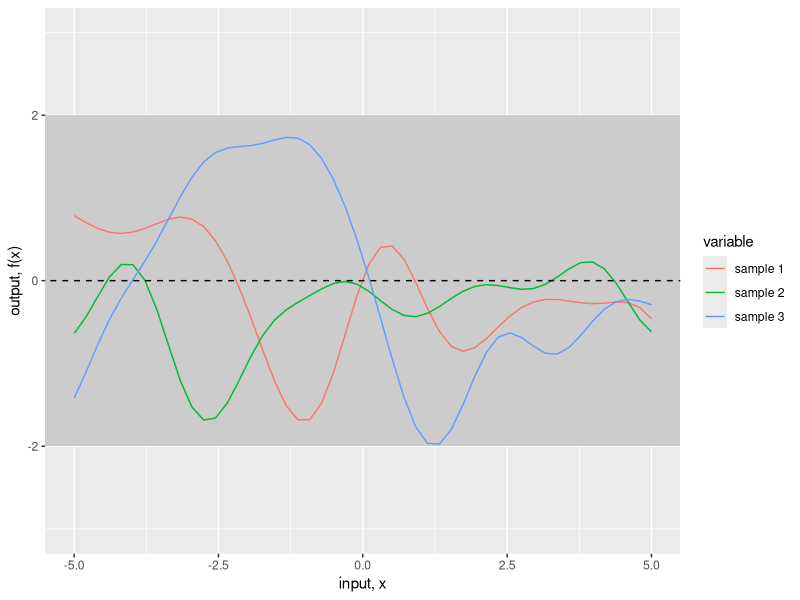
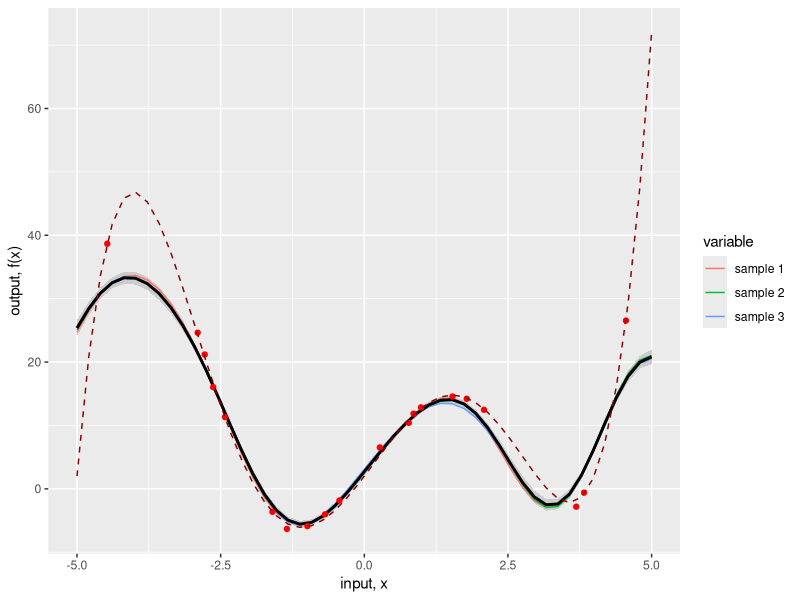

The R source for these figures, in order:
## ---- chunk 1
knitr::opts_chunk$set(echo = TRUE)
## ---- chunk 2
library(MASS)
library(reshape2)
library(tidyverse)
# Number of data points for plotting & Bandwidth squared of the RBF kernel
ntest <- 50
sigmasq <- 1.0
# Number of training points, standard deviation of additive noise
ntrain <- 20
sigma.n <- 0.5
# Define number of samples for prior gp mvn and posterior gp mvn to take
nprior_samples <- 3
npost_samples <- 3
# Set a seed in order to change the code
set.seed(12345)
## ---- chunk 3
squared_exponential <- function(x, c, sigmasq){
  return(exp(-0.5*sum((x - c)^2) / sigmasq))
}
kernel_matrix <- function(X, Xstar, sigmasq){
  # compute the kernel matrix
  K <- apply(
    X=Xstar,
    MARGIN=1, 
    FUN=function(xstar_row) apply(
      X=X, 
      MARGIN=1, 
      FUN=squared_exponential, 
      xstar_row,
      sigmasq
      )
    )
  return(K)
}
compute_sigmasq <- function(X){
  # Compute distance matrix expanding the norm. Return its median
  Xcross <- tcrossprod(X)
  Xnorms <- matrix(diag(Xcross), nrow(X), nrow(X), byrow=TRUE)
  return(median(Xnorms - 2*Xcross + t(Xnorms)))
}
regression_function <- function(x){
    val <- (x+5)*(x+2)*(x)*(x-4)*(x-3)/10 + 2
  return(val)
}
## ---- chunk 4
xtest <- matrix(seq(-5,5, len=ntest))
Kss <- kernel_matrix(xtest, xtest, sigmasq=sigmasq)
## ---- chunk 5
dat <- data.frame(x=xtest, t(mvrnorm(nprior_samples, rep(0, length=ntest), Kss)))
names(dat) <- c("x", "sample 1", "sample 2", "sample 3")
dat <- melt(dat, id="x")
## ---- chunk 6
# Notice we use -2 and 2 because would be mean - 2*sd but sd in our case is
# the square root of the diagonal entries. If you look at K every diagonal
# element is 1
ggplot(data=dat, aes(x=x, y=value)) +
  geom_rect(xmin=-Inf, xmax=Inf, ymin=-2, ymax=2, fill="grey80") + 
  geom_line(aes(color=variable)) + 
  geom_abline(slope=0.0, intercept=0.0, lty=2) +
  scale_y_continuous(lim=c(-3,3), name="output, f(x)") +
  xlab("input, x")
## ---- chunk 7
xtrain <- matrix(runif(ntrain, min=-5, max=5))
ytrain <- regression_function(xtrain) + matrix(rnorm(ntrain, sd=sigma.n))
dftrain <- tibble(x=xtrain, y=ytrain)
## ---- chunk 8
Ks <- kernel_matrix(xtest, xtrain, sigmasq)
K  <- kernel_matrix(xtrain, xtrain, sigmasq) 
cov_xx_inv <- solve(K + sigma.n^2 * diag(ntrain))
Ef <- Ks %*% (cov_xx_inv %*% ytrain)
Cf <- Kss - Ks %*% cov_xx_inv %*% t(Ks)
## ---- chunk 9
# Create empty vectors for mean and variances (not covariances)
gpmean <- rep(0, ntest)
gpvar <- rep(0, ntest)
# Cholesky factor for K + sigma^2 * I
L <- chol(K + sigma.n^2*diag(ntrain))  ## Upper triangular
alpha <- backsolve(L, forwardsolve(t(L), ytrain))
# Loop through all testing points and compute mean and variance
for (test_index in 1:nrow(xtest)) {
  kstar <- matrix(Ks[test_index, ])
  # GP Mean at curret test point
  gpmean[test_index] <- t(kstar) %*% alpha
  # Gp variance at current test point
  v <- backsolve(L, kstar)
  gpvar[test_index] <- 1.0 - t(v) %*% v
}
## ---- chunk 10
gpmeannew <- Ks %*% alpha
gpvcov <- Kss - Ks %*% backsolve(L, forwardsolve(t(L), t(Ks)))
# Alternatively one can do this, which is much more similar to Cf
gpvcovnew <- Kss - Ks %*% chol2inv(L) %*% t(Ks)
## ---- chunk 11
# the covariance matrix is useful to draw samples
dat <- data.frame(x=xtest, t(mvrnorm(npost_samples, gpmean, Cf)))
names(dat) <- c("x", "sample 1", "sample 2", "sample 3")
dat <- melt(dat, id="x")
# grab the cf standard deviations
Cfsd <- sqrt(diag(Cf))
# create dataframe for mean
dfmean <- data.frame(x=xtest, y=gpmean, 
                     ymin=gpmean-2*Cfsd, ymax=gpmean+2*Cfsd,
                     ytrue=regression_function(xtest))
# Plot
ggplot() + 
  geom_ribbon(data=dfmean, aes(x=xtest, ymin=ymin, ymax=ymax), fill="grey80") + 
  geom_line(data=dat, aes(x=x, y=value, color=variable)) +
  geom_line(data=dfmean, aes(x=xtest, y=Ef), size=1) + 
  geom_point(data=dftrain, aes(x=x, y=y), color='red') + 
  geom_line(data=dfmean, aes(x=x, y=ytrue), color='darkred', lty=2) + 
  xlab("input, x") + 
  ylab("output, f(x)")
## ---- chunk 12
gp <- function(X, y, sd, Xtest){
  # X: training input
  # y: training output
  # sd: standard deviation of the additive noise
  # Use data to find bandwidth^2, kernel matrix K(X,X) and K(X, X*)
  sigmasq <- compute_sigmasq(X)
  K <- kernel_matrix(X, X, sigmasq = sigmasq)
  Ks <- kernel_matrix(Xtest, X, sigmasq=sigmasq)
  # Instantiate empty vectors containing GP mean and GP variances (no vcov)
  gpmean <- rep(0, ntest)
  gpvar <- rep(0, ntest)
  # Cholesky factor for K + sigma^2 * I
  L <- chol(K + sd^2*diag(nrow(X)))  # Upper triangular
  alpha <- backsolve(L, forwardsolve(t(L), y))
  # Loop through all test rows and compute mean and variance sequentially
  for (test_index in 1:nrow(Xtest)) {
    kstar <- matrix(Ks[test_index, ])
    # GP Mean at curret test point
    gpmean[test_index] <- t(kstar) %*% alpha
    # Gp variance at current test point
    v <- backsolve(L, kstar)
    gpvar[test_index] <- 1.0 - t(v) %*% v  # cause SE(x*,x*)=1.0
  }
  # return gpmean and gpvar
  return(list(gpmean, gpvar))
}
## ---- chunk 13
# Function that find gp mean and gp variance-covariance matrix in one go
gpparams <- function(Ks, Kss, alpha){
  # GP Mean in one batch
  gpmean <- Ks %*% alpha
  # GP variance-covariance matrix in one batch
  # alternatively, gpvcov <- Kss - ks %*% backsolve(L, forwardsolve(t(L), t(Ks)))
  gpvcov <- Kss - crossprod(forwardsolve(t(L), t(Ks)))
  return(list(gpmean, gpvcov))
}
# Function that can be used ONLINE
gponline <- function(xtest, xtrain, sigmasq, alpha){
  # Find kernel evaluation against all training points
  kstar <- kernel_matrix(matrix(xtest), xtrain, sigmasq)
  # GP mean for current test point
  gpmean <- t(kstar) %*% alpha
  # GP variance for current test point
  gpvar <- 1.0 - crossprod(forwardsolve(t(L), kstar))
  return(list(gpmean, gpvar))
}
